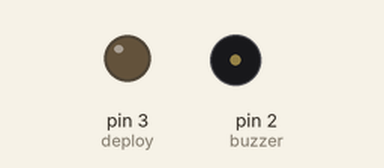
Recording of a sketch running on a simulated Arduino Uno, built with avr-gcc and run on an emulated ATmega328P. Parts: output pins drawn as LEDs (lit = HIGH), buzzer (waves = sounding, pin HIGH). At 38.0 s the program stops and its outputs stay as they are.

Above: at 1.1 s.
At 4.1 s:
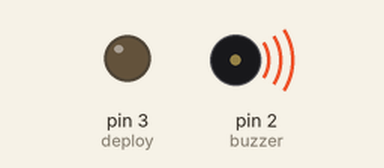
At 34.1 s:
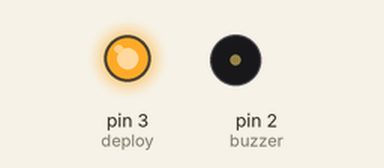
Timing chart, 0 to 39.5 s (numbered marks = the images above):
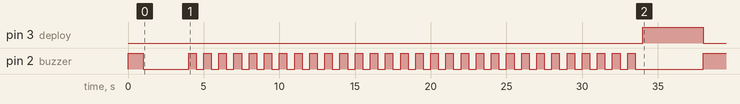

The sketch:

timerprueba.ino
```cpp
// Constantes
// El pin en el que está conectado el buzzer (D2 en este caso)
#define buzzer 2
// El pin del sistema de recuperación
#define deploy 3


// Segundos del timer para que se despliegue el paracaidas
#define timer 30


void setup()
{
  // Definir el pin del buzzer como pin de salida
  pinMode(buzzer, OUTPUT);
  // Definir el pin para el mosfet del sistema de recuperación
  pinMode(deploy, OUTPUT);

  // Todo es correcto, sonar el buzzer
  digitalWrite(buzzer, HIGH);
  delay(1000);
  digitalWrite(buzzer, LOW);

  delay(3000);
}


void loop()
{
  for (int i = 0; i < timer; i++)
  {
    digitalWrite(buzzer, HIGH);
    delay(500);
    digitalWrite(buzzer, LOW);
    delay(500);
  }

  digitalWrite(deploy, HIGH);
  delay(4000);
  digitalWrite(deploy, LOW);

  digitalWrite(buzzer, HIGH);

  while(1);

  digitalWrite(buzzer, LOW);
}
```

Measured:
- by itself, pin 3 (deploy): LOW → HIGH at 34.0 s, → LOW 4.0 s later
- by itself, pin 2 (buzzer): goes LOW 3.0 s, 29 × (HIGH 0.50 s, LOW 0.50 s), HIGH 0.50 s, LOW 4.5 s, then HIGH
